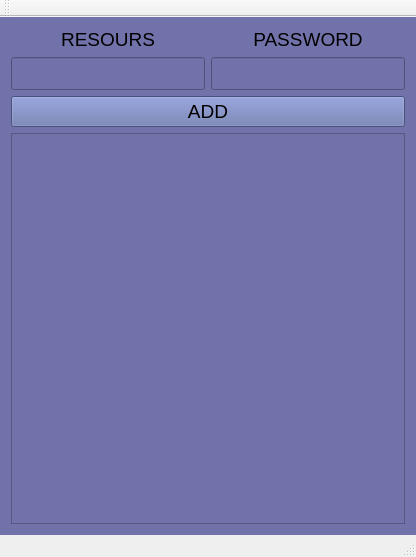
<?xml version="1.0" encoding="UTF-8"?>
<ui version="4.0">
 <class>QtPasswordTransferClass</class>
 <widget class="QMainWindow" name="QtPasswordTransferClass">
  <property name="geometry">
   <rect>
    <x>0</x>
    <y>0</y>
    <width>416</width>
    <height>557</height>
   </rect>
  </property>
  <property name="windowTitle">
   <string>QtPasswordTransfer</string>
  </property>
  <widget class="QWidget" name="centralWidget">
   <property name="styleSheet">
    <string notr="true">background-color: rgb(114, 114, 170);
</string>
   </property>
   <layout class="QHBoxLayout" name="horizontalLayout_2">
    <item>
     <layout class="QVBoxLayout" name="verticalLayout_3">
      <item>
       <layout class="QHBoxLayout" name="horizontalLayout">
        <item>
         <layout class="QVBoxLayout" name="Resourses">
          <item>
           <widget class="QLabel" name="label_2">
            <property name="font">
             <font>
              <pointsize>14</pointsize>
             </font>
            </property>
            <property name="text">
             <string>RESOURS</string>
            </property>
            <property name="alignment">
             <set>Qt::AlignCenter</set>
            </property>
           </widget>
          </item>
          <item>
           <widget class="QLineEdit" name="PasswordSource">
            <property name="sizePolicy">
             <sizepolicy hsizetype="Expanding" vsizetype="Fixed">
              <horstretch>0</horstretch>
              <verstretch>0</verstretch>
             </sizepolicy>
            </property>
            <property name="minimumSize">
             <size>
              <width>0</width>
              <height>25</height>
             </size>
            </property>
            <property name="font">
             <font>
              <pointsize>16</pointsize>
             </font>
            </property>
           </widget>
          </item>
         </layout>
        </item>
        <item>
         <layout class="QVBoxLayout" name="PasswordsButtons">
          <item>
           <widget class="QLabel" name="label_3">
            <property name="font">
             <font>
              <pointsize>14</pointsize>
             </font>
            </property>
            <property name="autoFillBackground">
             <bool>false</bool>
            </property>
            <property name="text">
             <string>PASSWORD</string>
            </property>
            <property name="alignment">
             <set>Qt::AlignCenter</set>
            </property>
           </widget>
          </item>
          <item>
           <widget class="QLineEdit" name="PasswordItself">
            <property name="enabled">
             <bool>true</bool>
            </property>
            <property name="sizePolicy">
             <sizepolicy hsizetype="Expanding" vsizetype="Fixed">
              <horstretch>0</horstretch>
              <verstretch>0</verstretch>
             </sizepolicy>
            </property>
            <property name="minimumSize">
             <size>
              <width>0</width>
              <height>25</height>
             </size>
            </property>
            <property name="font">
             <font>
              <pointsize>16</pointsize>
             </font>
            </property>
            <property name="autoFillBackground">
             <bool>false</bool>
            </property>
           </widget>
          </item>
         </layout>
        </item>
       </layout>
      </item>
      <item>
       <widget class="QPushButton" name="WritingPasswordButton">
        <property name="sizePolicy">
         <sizepolicy hsizetype="Preferred" vsizetype="Fixed">
          <horstretch>0</horstretch>
          <verstretch>0</verstretch>
         </sizepolicy>
        </property>
        <property name="font">
         <font>
          <pointsize>14</pointsize>
         </font>
        </property>
        <property name="styleSheet">
         <string notr="true">background-color: rgb(100, 114, 170);</string>
        </property>
        <property name="text">
         <string>ADD</string>
        </property>
       </widget>
      </item>
      <item>
       <widget class="QScrollArea" name="scrollArea">
        <property name="styleSheet">
         <string notr="true">QScrollBar:vertical 
{
	boder: none;
	widht: 14px;
	background-color: rgb(86, 86, 129);
	boder-radious: 0px;
}

QScrollBar::handle:vertical:hover
{
	
	background-color: rgb(255, 106, 146);
}
</string>
        </property>
        <property name="verticalScrollBarPolicy">
         <enum>Qt::ScrollBarAsNeeded</enum>
        </property>
        <property name="widgetResizable">
         <bool>true</bool>
        </property>
        <widget class="QWidget" name="scrollAreaWidgetContents">
         <property name="geometry">
          <rect>
           <x>0</x>
           <y>0</y>
           <width>394</width>
           <height>375</height>
          </rect>
         </property>
        </widget>
       </widget>
      </item>
     </layout>
    </item>
   </layout>
  </widget>
  <widget class="QMenuBar" name="menuBar">
   <property name="geometry">
    <rect>
     <x>0</x>
     <y>0</y>
     <width>416</width>
     <height>21</height>
    </rect>
   </property>
  </widget>
  <widget class="QToolBar" name="mainToolBar">
   <attribute name="toolBarArea">
    <enum>TopToolBarArea</enum>
   </attribute>
   <attribute name="toolBarBreak">
    <bool>false</bool>
   </attribute>
  </widget>
  <widget class="QStatusBar" name="statusBar"/>
 </widget>
 <layoutdefault spacing="6" margin="11"/>
 <resources>
  <include location="QtPasswordTransfer.qrc"/>
 </resources>
 <connections/>
</ui>
